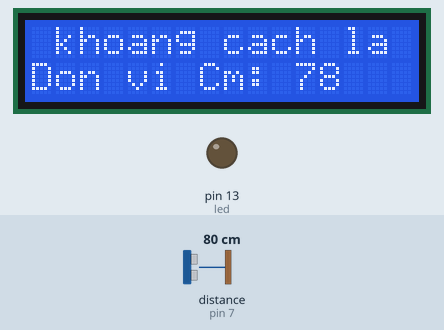
This sketch was run on a simulated Arduino Uno, built with avr-gcc and run on an emulated ATmega328P. Shown: 16×2 character LCD, output pins drawn as LEDs (lit = HIGH). Wiring (inferred from the names in the program): ultrasonic range finder: trigger pin 8; echo pin 7. Inputs (shaded band) come from the test bench; at power-on: distance to the obstacle (sensor on pin 7) 80 cm. The echo pulse lasts 58.3 µs per cm; pins used as bus, display or sensor lines are not drawn; what the sketch prints to the serial monitor is not drawn.

Above: at 1.2 s.
1.3 s: distance to the obstacle (sensor on pin 7) set to 24 cm
At 2.5 s:
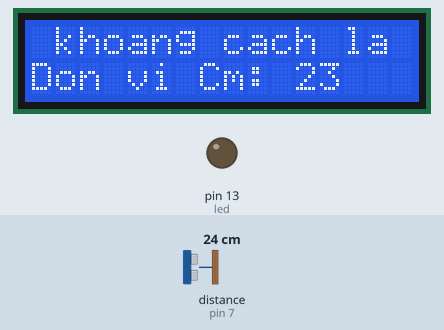
2.8 s: distance to the obstacle (sensor on pin 7) set to 18 cm
At 3.2 s:
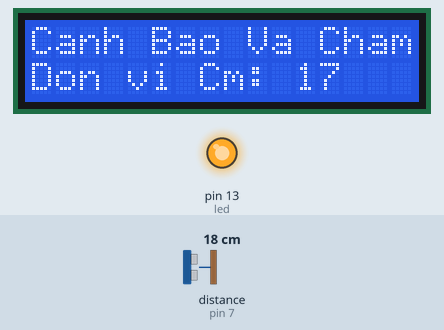
4.3 s: distance to the obstacle (sensor on pin 7) set to 2 cm
At 5.5 s:
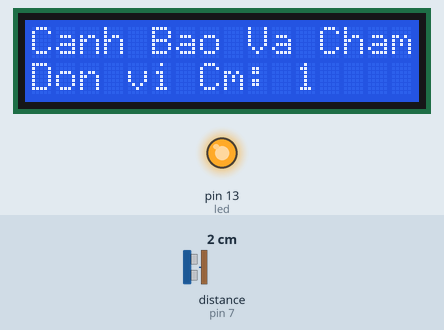
5.8 s: distance to the obstacle (sensor on pin 7) set to 23 cm
At 6.5 s:
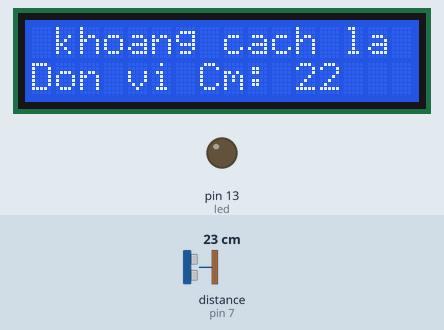
Timing chart, 0 to 8.3 s (numbered marks = the images above; inputs shaded):
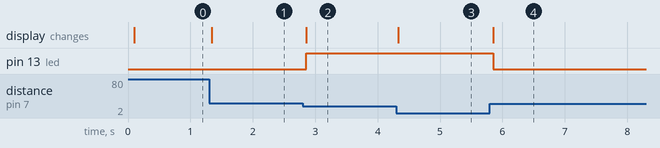

The sketch:

Khoang_cach_led_lcd.ino
```cpp
#include <Wire.h>
#include <LiquidCrystal_I2C.h>
const int trig = 8;     // chân trig của HC-SR04
const int echo = 7;     // chân echo của HC-SR04
int led = 13;
LiquidCrystal_I2C lcd(0x27, 16, 2);  //SCL 21 SDA 20
void setup()
{
    lcd.init();
    lcd.backlight();
    Serial.begin(9600);     // giao tiếp Serial với baudrate 9600
    pinMode(trig,OUTPUT);   // chân trig sẽ phát tín hiệu
    pinMode(echo,INPUT);    // chân echo sẽ nhận tín hiệu
    pinMode(led, OUTPUT);

}

void loop()
{
    unsigned long duration; // biến đo thời gian
    int distance;           // biến lưu khoảng cách

    /* Phát xung từ chân trig */
    digitalWrite(trig,0);   // tắt chân trig
    delayMicroseconds(2);
    digitalWrite(trig,1);   // phát xung từ chân trig
    delayMicroseconds(5);   // xung có độ dài 5 microSeconds
    digitalWrite(trig,0);   // tắt chân trig

    /* Tính toán thời gian */
    // Đo độ rộng xung HIGH ở chân echo.
    duration = pulseIn(echo,HIGH);
    // Tính khoảng cách đến vật.
    distance = int(duration/2/29.412);

    /* In kết quả ra Serial Monitor */
    if(distance>=20)
    {
      lcd.setCursor(0,0);
      lcd.print(" khoang cach la ");
    }
    lcd.setCursor(0,1);
    lcd.print("Don vi Cm:");
    lcd.setCursor(11,1);
    lcd.print(distance);
    Serial.print(distance);
    Serial.println("cm");
    if(distance <10)
    {
      lcd.setCursor(12,1);
      lcd.print(" ");
      lcd.setCursor(13,1);
      lcd.print(" ");
    }
    if(distance<20)
    {
      lcd.setCursor(0,0);
      lcd.print("Canh Bao Va Cham");
      digitalWrite(led,HIGH);
    }
    else {
    digitalWrite(led,LOW);
    }

}
```

Measured:
- the behaviour switches between 21 and 20 cm on distance to the obstacle (sensor on pin 7) (found by bisection; images 1 and 2)
- after the input at 1.3 s, the display: changes at once (image 1)
- after the input at 2.8 s, pin 13 (led): LOW → HIGH after 0.06 s; the display: changes after 0.06 s (image 2)
- after the input at 4.3 s, the display: changes at once (image 3)
- after the input at 5.8 s, pin 13 (led): HIGH → LOW after 0.06 s; the display: changes after 0.06 s (image 4)
